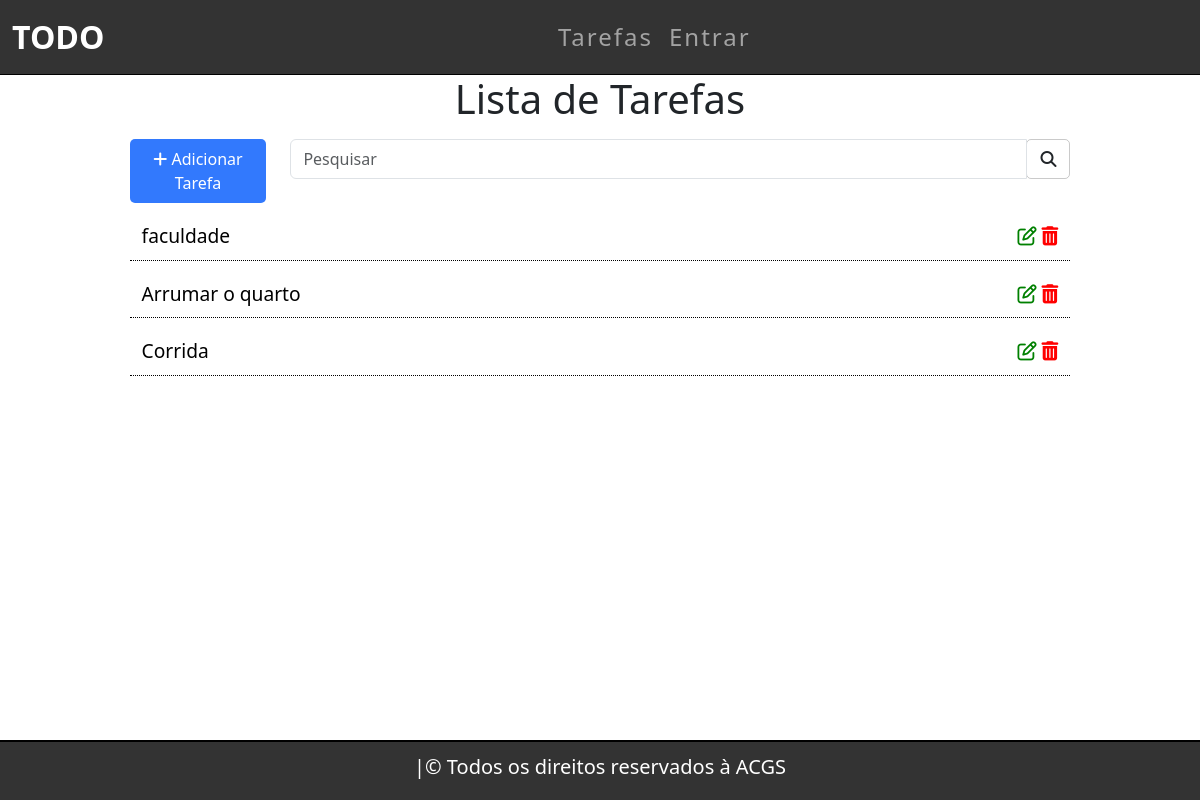
Before: / with the older database file.
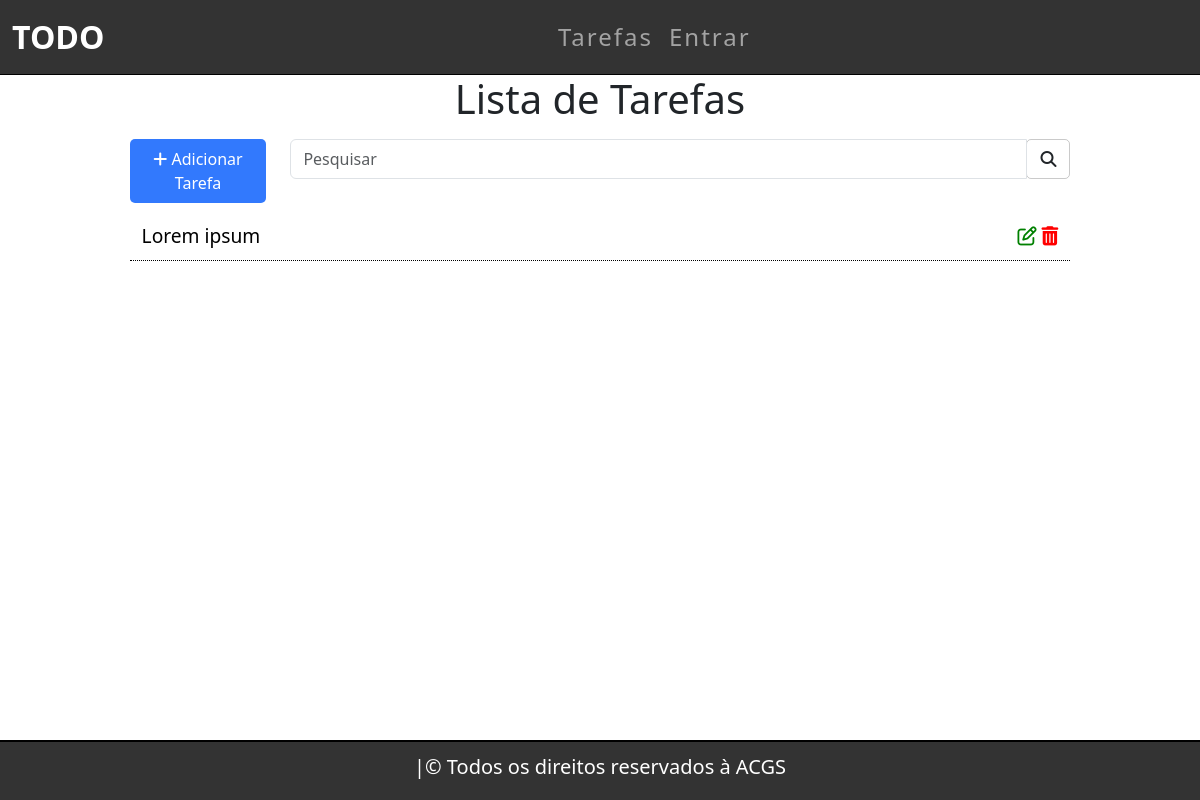
After: the same page with the newer database file.
### tarefas/models.py (models this page shows, shortened)
class Tarefa(models.Model):
    titulo = models.CharField(max_length=255)
    descricao = models.TextField()
    create_at = models.DateTimeField(auto_now_add=True)
    update_at = models.DateTimeField(auto_now_add=True)

### tarefas/views.py (the view)
# urls.py: path('', views.inicio, name="inicio"),
def inicio(request):
    tarefas_list = Tarefa.objects.all().order_by('-create_at')
    return render(request, 'tarefas/index.html', {'var_tarefas': tarefas_list})

### templates/tarefas/index.html (shortened to what this page needs)
{% extends 'base.html'%}
{% block content %}
        <div class="list-div">
            <h1>Lista de Tarefas</h1>
            <div class="row barra">
                <div class="col-sm-2">
                    <a id="add-button" href="novaTarefa/">
                        <div class="add-div">
                            <i class=" fa fa-plus"></i> Adicionar Tarefa
                        </div>
                    </a>
                </div>
                <div class="col-sm-10">
                    <form method="get" id="search-form">
                        <div class="input-group">
                            <input type="text" class="form-control" placeholder="Pesquisar" name="search" value="">
                            <div class="input-group-btn">
                                <button class="btn btn-default" id="search-btn" type="submit">
                                    <i class="fa fa-search"></i>
                                </button>
                            </div>
                        </div>
                    </form>
                </div>
            </div>
        </div>
        {% for tarefa in  var_tarefas %}
        <div class="row item">
            <div class="col-sm-10">
                <span>
                    <a class="link" href="/tarefa/{{tarefa.id}}">{{tarefa.titulo}}</a>
                </span>
            </div>
            <div class="col-sm-2 icones">
                <a href="edit/{{tarefa.id}}"><span><i class="fa fa-edit"></i></span></a>
                <a href="delete/{{tarefa.id}}"><span><i class="fa fa-trash"></i></span></a>
            </div>
        </div>
        {% endfor %}
{% endblock %}

Changed rows visible on the page:
removed Tarefa: titulo "faculdade"
removed Tarefa: titulo "Arrumar o quarto"
removed Tarefa: titulo "Corrida"
added Tarefa: titulo "Lorem ipsum"
